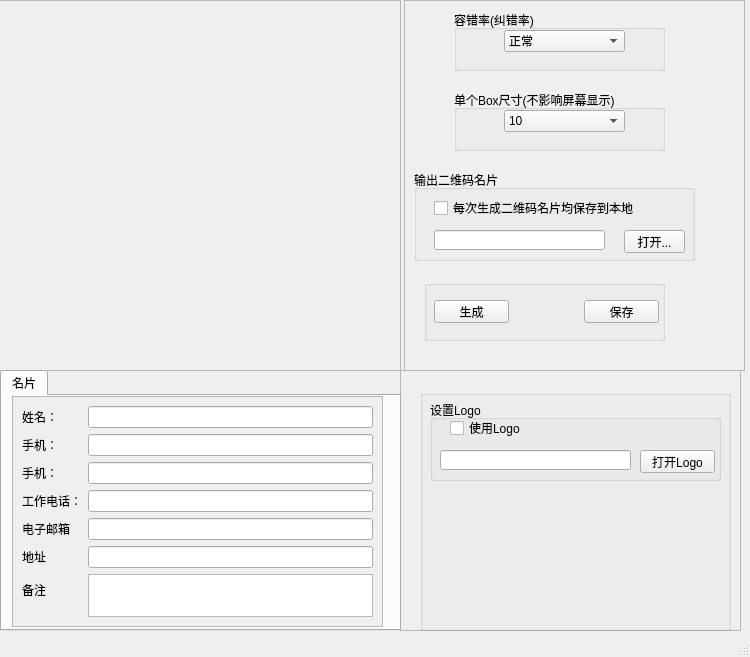
<?xml version="1.0" encoding="UTF-8"?>
<ui version="4.0">
 <class>MainWindow</class>
 <widget class="QMainWindow" name="MainWindow">
  <property name="geometry">
   <rect>
    <x>0</x>
    <y>0</y>
    <width>750</width>
    <height>657</height>
   </rect>
  </property>
  <property name="windowTitle">
   <string>VCard</string>
  </property>
  <widget class="QWidget" name="centralwidget">
   <widget class="QFrame" name="frame_qrcode">
    <property name="geometry">
     <rect>
      <x>-10</x>
      <y>0</y>
      <width>411</width>
      <height>371</height>
     </rect>
    </property>
    <property name="frameShape">
     <enum>QFrame::StyledPanel</enum>
    </property>
    <property name="frameShadow">
     <enum>QFrame::Raised</enum>
    </property>
    <layout class="QGridLayout" name="gridLayout">
     <item row="0" column="1">
      <spacer name="verticalSpacer_2">
       <property name="orientation">
        <enum>Qt::Vertical</enum>
       </property>
       <property name="sizeHint" stdset="0">
        <size>
         <width>20</width>
         <height>130</height>
        </size>
       </property>
      </spacer>
     </item>
     <item row="1" column="0">
      <spacer name="horizontalSpacer">
       <property name="orientation">
        <enum>Qt::Horizontal</enum>
       </property>
       <property name="sizeHint" stdset="0">
        <size>
         <width>160</width>
         <height>20</height>
        </size>
       </property>
      </spacer>
     </item>
     <item row="2" column="1">
      <spacer name="verticalSpacer">
       <property name="orientation">
        <enum>Qt::Vertical</enum>
       </property>
       <property name="sizeHint" stdset="0">
        <size>
         <width>20</width>
         <height>130</height>
        </size>
       </property>
      </spacer>
     </item>
     <item row="1" column="1">
      <widget class="QLabel" name="label_image">
       <property name="minimumSize">
        <size>
         <width>320</width>
         <height>320</height>
        </size>
       </property>
       <property name="text">
        <string/>
       </property>
      </widget>
     </item>
     <item row="1" column="2">
      <spacer name="horizontalSpacer_2">
       <property name="orientation">
        <enum>Qt::Horizontal</enum>
       </property>
       <property name="sizeHint" stdset="0">
        <size>
         <width>160</width>
         <height>20</height>
        </size>
       </property>
      </spacer>
     </item>
    </layout>
   </widget>
   <widget class="QFrame" name="frame_param">
    <property name="geometry">
     <rect>
      <x>404</x>
      <y>0</y>
      <width>341</width>
      <height>371</height>
     </rect>
    </property>
    <property name="frameShape">
     <enum>QFrame::StyledPanel</enum>
    </property>
    <property name="frameShadow">
     <enum>QFrame::Raised</enum>
    </property>
    <widget class="QGroupBox" name="groupBox">
     <property name="geometry">
      <rect>
       <x>50</x>
       <y>10</y>
       <width>211</width>
       <height>61</height>
      </rect>
     </property>
     <property name="title">
      <string>容错率(纠错率)</string>
     </property>
     <widget class="QComboBox" name="comboBox_level">
      <property name="geometry">
       <rect>
        <x>50</x>
        <y>20</y>
        <width>121</width>
        <height>22</height>
       </rect>
      </property>
      <property name="currentText" stdset="0">
       <string>正常</string>
      </property>
      <property name="currentIndex">
       <number>1</number>
      </property>
      <item>
       <property name="text">
        <string>较低</string>
       </property>
      </item>
      <item>
       <property name="text">
        <string>正常</string>
       </property>
      </item>
      <item>
       <property name="text">
        <string>较高</string>
       </property>
      </item>
      <item>
       <property name="text">
        <string>极高</string>
       </property>
      </item>
     </widget>
    </widget>
    <widget class="QGroupBox" name="groupBox_2">
     <property name="geometry">
      <rect>
       <x>50</x>
       <y>90</y>
       <width>211</width>
       <height>61</height>
      </rect>
     </property>
     <property name="title">
      <string>单个Box尺寸(不影响屏幕显示)</string>
     </property>
     <widget class="QComboBox" name="comboBox_size">
      <property name="geometry">
       <rect>
        <x>50</x>
        <y>20</y>
        <width>121</width>
        <height>22</height>
       </rect>
      </property>
      <property name="currentIndex">
       <number>9</number>
      </property>
      <property name="maxVisibleItems">
       <number>20</number>
      </property>
      <item>
       <property name="text">
        <string>1</string>
       </property>
      </item>
      <item>
       <property name="text">
        <string>2</string>
       </property>
      </item>
      <item>
       <property name="text">
        <string>3</string>
       </property>
      </item>
      <item>
       <property name="text">
        <string>4</string>
       </property>
      </item>
      <item>
       <property name="text">
        <string>5</string>
       </property>
      </item>
      <item>
       <property name="text">
        <string>6</string>
       </property>
      </item>
      <item>
       <property name="text">
        <string>7</string>
       </property>
      </item>
      <item>
       <property name="text">
        <string>8</string>
       </property>
      </item>
      <item>
       <property name="text">
        <string>9</string>
       </property>
      </item>
      <item>
       <property name="text">
        <string>10</string>
       </property>
      </item>
      <item>
       <property name="text">
        <string>11</string>
       </property>
      </item>
      <item>
       <property name="text">
        <string>12</string>
       </property>
      </item>
      <item>
       <property name="text">
        <string>13</string>
       </property>
      </item>
      <item>
       <property name="text">
        <string>14</string>
       </property>
      </item>
      <item>
       <property name="text">
        <string>15</string>
       </property>
      </item>
      <item>
       <property name="text">
        <string>16</string>
       </property>
      </item>
      <item>
       <property name="text">
        <string>17</string>
       </property>
      </item>
      <item>
       <property name="text">
        <string>18</string>
       </property>
      </item>
      <item>
       <property name="text">
        <string>19</string>
       </property>
      </item>
      <item>
       <property name="text">
        <string>20</string>
       </property>
      </item>
     </widget>
    </widget>
    <widget class="QGroupBox" name="groupBox_3">
     <property name="geometry">
      <rect>
       <x>10</x>
       <y>170</y>
       <width>281</width>
       <height>91</height>
      </rect>
     </property>
     <property name="title">
      <string>输出二维码名片</string>
     </property>
     <widget class="QLineEdit" name="lineEdit_path">
      <property name="geometry">
       <rect>
        <x>20</x>
        <y>60</y>
        <width>171</width>
        <height>20</height>
       </rect>
      </property>
     </widget>
     <widget class="QCheckBox" name="checkBox_isSave">
      <property name="geometry">
       <rect>
        <x>20</x>
        <y>30</y>
        <width>251</width>
        <height>16</height>
       </rect>
      </property>
      <property name="text">
       <string>每次生成二维码名片均保存到本地</string>
      </property>
      <property name="checked">
       <bool>false</bool>
      </property>
     </widget>
     <widget class="QPushButton" name="pushButton_openDialog">
      <property name="geometry">
       <rect>
        <x>210</x>
        <y>60</y>
        <width>61</width>
        <height>23</height>
       </rect>
      </property>
      <property name="text">
       <string>打开...</string>
      </property>
     </widget>
    </widget>
    <widget class="QGroupBox" name="groupBox_4">
     <property name="geometry">
      <rect>
       <x>20</x>
       <y>280</y>
       <width>241</width>
       <height>61</height>
      </rect>
     </property>
     <property name="title">
      <string/>
     </property>
     <widget class="QPushButton" name="pushButton_make">
      <property name="geometry">
       <rect>
        <x>10</x>
        <y>20</y>
        <width>75</width>
        <height>23</height>
       </rect>
      </property>
      <property name="text">
       <string>生成</string>
      </property>
     </widget>
     <widget class="QPushButton" name="pushButton_save">
      <property name="geometry">
       <rect>
        <x>160</x>
        <y>20</y>
        <width>75</width>
        <height>23</height>
       </rect>
      </property>
      <property name="text">
       <string>保存</string>
      </property>
     </widget>
    </widget>
   </widget>
   <widget class="QFrame" name="frame">
    <property name="geometry">
     <rect>
      <x>400</x>
      <y>370</y>
      <width>341</width>
      <height>261</height>
     </rect>
    </property>
    <property name="frameShape">
     <enum>QFrame::StyledPanel</enum>
    </property>
    <property name="frameShadow">
     <enum>QFrame::Raised</enum>
    </property>
    <widget class="QGroupBox" name="groupBox_5">
     <property name="geometry">
      <rect>
       <x>20</x>
       <y>20</y>
       <width>311</width>
       <height>241</height>
      </rect>
     </property>
     <property name="title">
      <string/>
     </property>
     <widget class="QLabel" name="label_logo">
      <property name="geometry">
       <rect>
        <x>20</x>
        <y>110</y>
        <width>100</width>
        <height>100</height>
       </rect>
      </property>
      <property name="minimumSize">
       <size>
        <width>100</width>
        <height>100</height>
       </size>
      </property>
      <property name="text">
       <string/>
      </property>
     </widget>
     <widget class="QGroupBox" name="groupBox_6">
      <property name="geometry">
       <rect>
        <x>10</x>
        <y>10</y>
        <width>291</width>
        <height>81</height>
       </rect>
      </property>
      <property name="title">
       <string>设置Logo</string>
      </property>
      <widget class="QLineEdit" name="lineEdit_logoPath">
       <property name="geometry">
        <rect>
         <x>10</x>
         <y>50</y>
         <width>191</width>
         <height>20</height>
        </rect>
       </property>
      </widget>
      <widget class="QPushButton" name="pushButton_openLogo">
       <property name="geometry">
        <rect>
         <x>210</x>
         <y>50</y>
         <width>75</width>
         <height>23</height>
        </rect>
       </property>
       <property name="text">
        <string>打开Logo</string>
       </property>
      </widget>
      <widget class="QCheckBox" name="checkBox_isLogo">
       <property name="geometry">
        <rect>
         <x>20</x>
         <y>20</y>
         <width>71</width>
         <height>16</height>
        </rect>
       </property>
       <property name="text">
        <string>使用Logo</string>
       </property>
       <property name="checked">
        <bool>false</bool>
       </property>
      </widget>
     </widget>
    </widget>
   </widget>
   <widget class="QTabWidget" name="tabWidget">
    <property name="geometry">
     <rect>
      <x>0</x>
      <y>370</y>
      <width>401</width>
      <height>261</height>
     </rect>
    </property>
    <property name="currentIndex">
     <number>0</number>
    </property>
    <widget class="QWidget" name="tab">
     <attribute name="title">
      <string>名片</string>
     </attribute>
     <widget class="QFrame" name="frame_vcard">
      <property name="geometry">
       <rect>
        <x>10</x>
        <y>0</y>
        <width>371</width>
        <height>231</height>
       </rect>
      </property>
      <property name="autoFillBackground">
       <bool>true</bool>
      </property>
      <property name="frameShape">
       <enum>QFrame::StyledPanel</enum>
      </property>
      <property name="frameShadow">
       <enum>QFrame::Raised</enum>
      </property>
      <layout class="QFormLayout" name="formLayout">
       <item row="0" column="0">
        <widget class="QLabel" name="label_2">
         <property name="text">
          <string>姓名：</string>
         </property>
        </widget>
       </item>
       <item row="0" column="1">
        <widget class="QLineEdit" name="lineEdit_name">
         <property name="text">
          <string/>
         </property>
        </widget>
       </item>
       <item row="1" column="0">
        <widget class="QLabel" name="label_3">
         <property name="text">
          <string>手机：</string>
         </property>
        </widget>
       </item>
       <item row="1" column="1">
        <widget class="QLineEdit" name="lineEdit_mobilephone"/>
       </item>
       <item row="3" column="0">
        <widget class="QLabel" name="label_4">
         <property name="text">
          <string>工作电话：</string>
         </property>
        </widget>
       </item>
       <item row="3" column="1">
        <widget class="QLineEdit" name="lineEdit_workphone"/>
       </item>
       <item row="4" column="0">
        <widget class="QLabel" name="label_5">
         <property name="text">
          <string>电子邮箱</string>
         </property>
        </widget>
       </item>
       <item row="4" column="1">
        <widget class="QLineEdit" name="lineEdit_email"/>
       </item>
       <item row="5" column="0">
        <widget class="QLabel" name="label_6">
         <property name="text">
          <string>地址</string>
         </property>
        </widget>
       </item>
       <item row="5" column="1">
        <widget class="QLineEdit" name="lineEdit_address"/>
       </item>
       <item row="6" column="0">
        <widget class="QLabel" name="label_7">
         <property name="text">
          <string>备注</string>
         </property>
        </widget>
       </item>
       <item row="6" column="1">
        <widget class="QTextEdit" name="textEdit_comment"/>
       </item>
       <item row="2" column="1">
        <widget class="QLineEdit" name="lineEdit_mobilephone2"/>
       </item>
       <item row="2" column="0">
        <widget class="QLabel" name="label">
         <property name="text">
          <string>手机：</string>
         </property>
        </widget>
       </item>
      </layout>
     </widget>
    </widget>
   </widget>
  </widget>
  <widget class="QStatusBar" name="statusbar"/>
  <action name="action_new">
   <property name="text">
    <string>新建</string>
   </property>
   <property name="shortcut">
    <string>Ctrl+N</string>
   </property>
  </action>
  <action name="action_save">
   <property name="text">
    <string>保存</string>
   </property>
   <property name="shortcut">
    <string>Ctrl+S</string>
   </property>
  </action>
  <action name="action_open">
   <property name="text">
    <string>打开</string>
   </property>
   <property name="shortcut">
    <string>Ctrl+O</string>
   </property>
  </action>
 </widget>
 <resources/>
 <connections/>
</ui>
